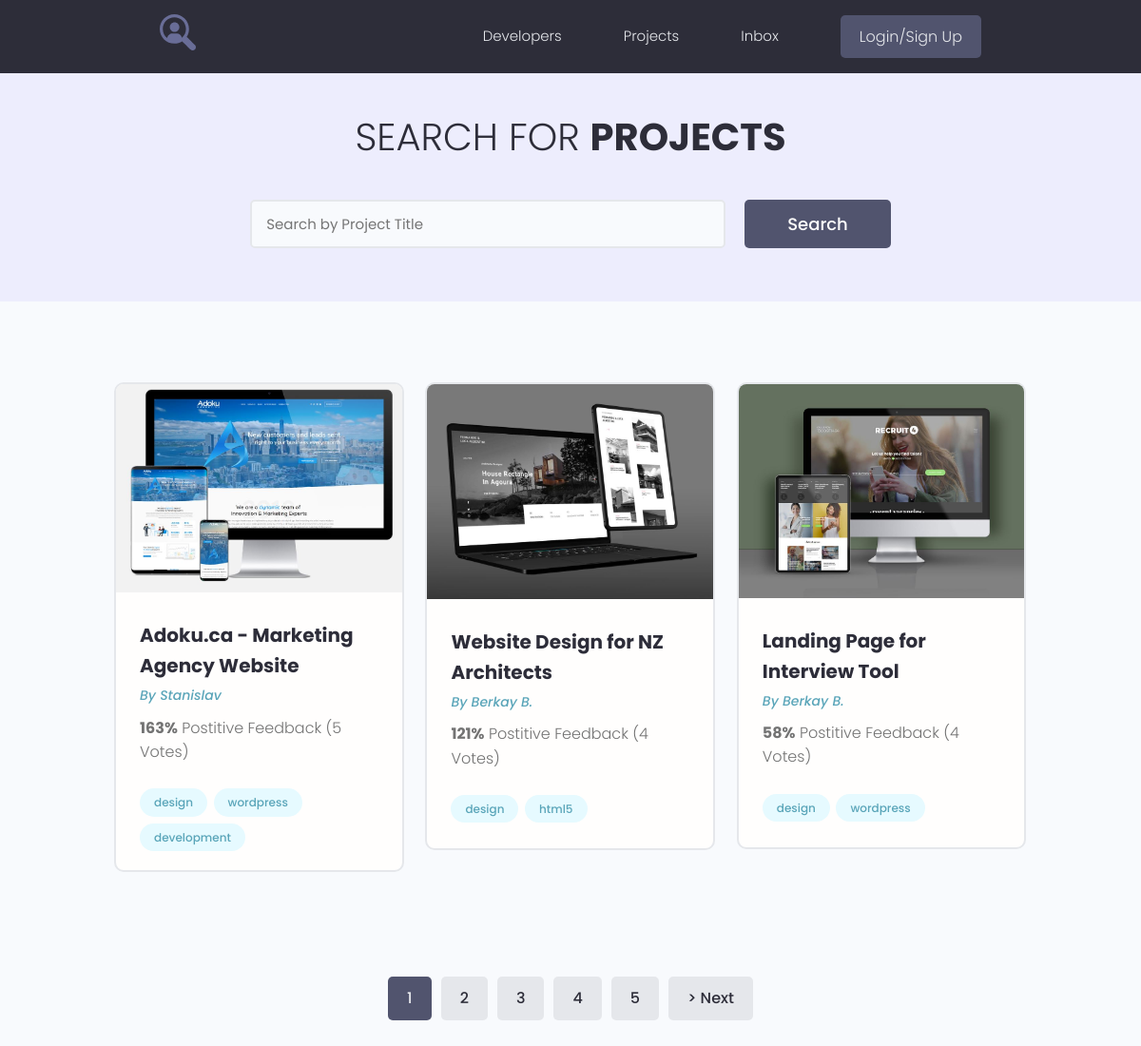
/projects/, run on the app's committed database.
### projects/models.py (models this page shows, shortened)
class Project(models.Model):
    owner = models.ForeignKey(Profile, on_delete=models.SET_NULL, null=True, blank=True)
    title = models.CharField(max_length=200) # Название самого какого то проекта
    description = models.TextField(null=True, blank=True) # Поле по больше(Пустое поле, по умолчанию null)
    featured_image = models.ImageField(null=True, blank=True, upload_to='projects/%Y/%m/%d/', default='default.jpg') # Поле для изображения, поле будет заполняться динамически. upload_to - указывает по какому пути будет загружаться изображение. default='default.jpg' не указываем путь к папке, значит она должна лежать в медиа.
    demo_link = models.CharField(max_length=2000, null=True, blank=True) # будет два перехода
    source_link = models.CharField(max_length=2000, null=True, blank=True)
    tags = models.ManyToManyField('Tag', blank=True)
    vote_total = models.IntegerField(default=0, null=True, blank=True) # для подсчёта кол-ва процентов
    vote_ratio = models.IntegerField(default=0, null=True, blank=True) # для подсчёта кол-ва
    created = models.DateTimeField(auto_now_add=True)  # Дата создания какого-то проекта.
    class Meta:
        ordering = ['-vote_total'] # Привяжемся к положительным либо отрицательным отзывам

class Tag(models.Model):
    name = models.CharField(max_length=200)
    created = models.DateTimeField(auto_now_add=True) # Дата создания тега
    def __str__(self):
        return self.name

### users/models.py (models this page shows, shortened)
class Profile(models.Model):
    user = models.OneToOneField(User, on_delete=models.CASCADE, null=True, blank=True)  # Один профиль пользователя может быть связан с одним зарегистрированным пользователем, у которого могут быть проекты и т.д. Что бы одна регистрационная учётка соответствовала одному профилю пользователя.
    name = models.CharField(max_length=200, blank=True, null=True)
    email = models.EmailField(max_length=500, blank=True, null=True)  # что бы у него проходила валидация от самого django
    username = models.CharField(max_length=200, blank=True, null=True)
    short_info = models.CharField(max_length=200, blank=True, null=True)  # краткое описание
    bio = models.TextField(blank=True, null=True)
    profile_image = models.ImageField(blank=True, null=True, upload_to='profiles/', default='profiles/user-default.png')
    social_github = models.CharField(max_length=200, blank=True, null=True)
    social_youtube = models.CharField(max_length=200, blank=True, null=True)
    social_website = models.CharField(max_length=200, blank=True, null=True)
    created = models.DateTimeField(auto_now_add=True)

### projects/views.py (the view)
# urls.py: path('projects/', include('projects.urls')),  # подключаем документ по пути, делаем главную страницу index.html
def projects(request):
    pr = Project.objects.all()
    page = request.GET.get('page') # нужно создать страницу (получаем данные методом get саму страницу)
    results = 3 # сколько результирующих элементов будет на странице
    paginator = Paginator(pr, results) # кол-во элементов из всех данных которые мы берем.
    try:
        pr = paginator.page(page) # получаем саму страницу (если страниц несколько, то будем присваивать все страницы)
    except PageNotAnInteger: # если страниц не найдено
        page = 1 # если других страниц не будет, страница должна быть только одна. (если больше числовых значений не найдено, то присваиваем 1 )
        pr = paginator.page(page)
    except EmptyPage: # если страница пустая
        page = paginator.num_pages  # .num_pages - что бы кол-во страниц приходило(если 0, то значит 0).
        pr = paginator.page(page)
    left_index = int(page) - 4 # Что бы 4 элемента оставалась только видимых
    if left_index < 1: # это значит нету страниц
        left_index = 1 # Это когда будем переходить по стрелке в лево left_index = 1 - что бы не мог перейти на отрицательную страницу.
    right_index = int(page) + 5
    if right_index > paginator.num_pages: # .num_pages - кол-во страниц которое есть в данном случае.
        right_index = paginator.num_pages + 1
    custom_range = range(left_index, right_index)
    context = {
        'projects': pr,
        'paginator': paginator,
        'custom_range': custom_range
    }
    return render(request, 'projects/projects.html', context)

### projects/templates/projects/projects.html (shortened to what this page needs)
{% extends 'projects/base.html' %}
{% block content %}
<main class="projects">
    <section class="hero-section text-center">
        <div class="container container--narrow">
            <div class="hero-section__box">
                <h2>Search for <span>Projects</span></h2>
            </div>
            <div class="hero-section__search">
                <form class="form" action="#" method="get">
                    <div class="form__field">
                        <input class="input input--text" id="formInput#search" type="text" name="text"
                               placeholder="Search by Project Title"/>
                    </div>
                    <input class="btn btn--sub btn--lg" type="submit" value="Search"/>
                </form>
            </div>
        </div>
    </section>
    <section class="projectsList">
        <div class="container">
            <div class="grid grid--three">
                {% for project in projects %}
                <div class="column">
                    <div class="card project">
                        <a href="{% url 'project' project.id %}" class="project">
                            <img class="project__thumbnail" src="{{ project.featured_image.url }}" alt="project thumbnail">
                            <div class="card__body">
                                <h3 class="project__title">{{ project.title }}</h3>
                                <p><a class="project__author" href="{% url 'user_profile' project.owner.id %}">By {{ project.owner.name }}</a></p>
                                <p class="project--rating">
                                    <span style="font-weight: bold;">{{ project.vote_total }}%</span> Postitive
                                    Feedback ({{ project.vote_ratio }} Vote{{ project.vote_ratio|pluralize:'s' }})
                                </p>
                                <div class="project__tags">
                                    {% for tag in project.tags.all %}
                                    <span class="tag tag--pill tag--main">
                                        <small>{{ tag }}</small>
                                    </span>
                                    {%endfor%}
                                </div>
                            </div>
                        </a>
                    </div>
                </div>
                {% endfor %}
            </div>
        </div>
    </section>
    {% if projects.has_other_pages %}
    <div class="pagination">
        <ul class="container">
            {% for page in custom_range %}
            {% if page == projects.number %}
            <li><a href="?page={{ page }}" class="btn page-link btn--sub">{{ page }}</a></li>
            {% else %}
            <li><a href="?page={{ page }}" class="btn page-link">{{ page }}</a></li>
            {% endif %}
            {% endfor %}
            {% if projects.has_next %}
            <li><a href="?page={{ projects.next_page_number }}" class="btn page-link">&gt; Next</a></li>
            {% endif %}
        </ul>
    </div>
    {% endif %}
</main>
{% endblock %}

### projects/static/styles/app.css (style rules this page uses)
:root { --color-sub: #2d2d39; }
.btn--sub { background-color: var(--color-sub-light); }
.card { border: 2px solid var(--color-light); }
img { width: 100%; }
.hero-section { height: 40vh; display: flex; align-items: center; background-color: var(--color-sub); }
.hero-section__box { margin-bottom: 4rem; }
.hero-section__box > h2, .hero-section__box > h2 > span { font-size: 4rem; color: var(--color-light); line-height: 1.3; text-transform: uppercase; }
.hero-section__box > h2 { font-weight: 300; }
.hero-section__box > h2 > span { font-weight: 700; }
.hero-section__search > .form { display: flex; align-items: center; justify-content: center; gap: 2rem; }
.hero-section__search > .form input.input--text { width: 50rem; }
.pagination { margin-top: 8rem; margin-bottom: 10rem; }
.pagination > ul { flex-wrap: wrap; list-style: none; display: flex; align-items: center; justify-content: center; gap: 1rem; }
.pagination .btn { color: var(--color-sub); }
.pagination .btn.btn--sub { color: var(--color-light); }
.project__author { font-size: 1.4rem; font-style: italic; }
.project--rating { margin-bottom: 1.6em; margin-top: .5em; }
.projects > .hero-section { background: var(--color-sub-lighter); height: 30vh; }
.projects .hero-section__box { margin-bottom: 2.5rem; }
.projects .hero-section__box > h2 { color: var(--color-sub); }
.projects .hero-section__box > h2 > span { font-weight: 700; color: var(--color-sub); }
.projectsList { margin-top: 8rem; }
.project__thumbnail { object-fit: cover; object-position: top center; width: 100%; }
.project__title { font-size: 2rem; font-weight: 700; color: var(--color-sub); }

### projects/static/uikit/styles/modules/_variables.css (style rules this page uses)
:root { --color-main: #5aa5b9; --color-main-light: #e6faff; --color-sub: #3f4156; --color-sub-light: #51546e; --color-sub-lighter: #ededfd; --color-text: #737373; --color-gray: #8b8b8b; --color-light: #e5e7eb; --color-light-gray: #767676; --color-bg: #f8fafd; --color-white: #fffefd; --color-white-light: #f3f3f3; --color-success: #359e64; --color-success-bg: #def8e8; --color-error: #fc4b0b; --color-error-bg: #fff2ee; --font-base: 'Poppins', arial, helvetica, 'Segoe UI', roboto, ubuntu, sans-serif; --font-monospace: 'Fira Code', 'Courier New', courier, monospace; --font-regular: 300; --font-medium: 500; --font-bold: 700; --generic-shadow: 1px 1px 5px #00000010; --generic-transition: all 0.3s ease-in-out; }

### projects/static/uikit/styles/modules/_base.css (style rules this page uses)
* { margin: 0; padding: 0; box-sizing: border-box; text-rendering: optimizeLegibility; color: inherit; font-size: inherit; }
html { font-size: 50%; }
@media only screen and (min-width: 480px) { html { font-size: 56.25%; } }
@media only screen and (min-width: 1200px) { html { font-size: 62.5%; } }
body { line-height: 1.6; font-weight: 400; font-size: 1.5rem; color: var(--color-text); background-color: var(--color-bg); min-height: 100vh; }

### projects/static/uikit/styles/modules/_typography.css (style rules this page uses)
* { font-family: var(--font-base); }
h2 { font-size: 3.6rem; font-weight: var(--font-bold); }
h3 { font-size: 3.2rem; font-weight: var(--font-medium); }
p, span, strong { font-size: 1.6rem; color: var(--color-text); font-weight: var(--font-regular); }
a { padding-bottom: 2px; text-decoration: none; display: inline-block; color: var(--color-main); font-weight: var(--font-medium); }

### projects/static/uikit/styles/modules/_utilities.css (style rules this page uses)
.container { width: 92%; max-width: 165rem; margin: 0 auto; box-sizing: border-box; }
.container--narrow { width: 92%; max-width: 120rem; }
@media screen and (min-width: 1000px) { .container { width: 90%; } }
@media screen and (min-width: 1000px) { .container--narrow { width: 85%; } }
@media screen and (min-width: 1200px) { .container { width: 80%; } }
@media screen and (min-width: 1200px) { .container--narrow { width: 72%; } }
.text-center { text-align: center; }

### projects/static/uikit/styles/modules/_button.css (style rules this page uses)
.btn { display: inline-block; position: relative; cursor: pointer; background-color: var(--color-light); font-weight: var(--font-medium); color: var(--color-sub); text-decoration: none; padding: 1rem 2rem; border-radius: 0.5rem; border: none; width: -webkit-fit-content; width: -moz-fit-content; width: fit-content; height: -webkit-fit-content; height: -moz-fit-content; height: fit-content; font-size: 1.6rem; outline-width: 0; outline-color: transparent; -webkit-backface-visibility: hidden; backface-visibility: hidden; transition: all 0.3s ease-in-out; }
.btn--sub { background-color: var(--color-sub); color: var(--color-white); }
.btn--lg { font-size: 1.8rem; padding: 1.2rem 4.5rem; }

### data on the page
Project: featured_image (picture), title "Adoku.ca - Marketing Agency Website", owner.name "Stanislav", vote_total "163", vote_ratio "5"
Tag: name "design"
Tag: name "wordpress"
Tag: name "development"
Project: featured_image (picture), title "Website Design for NZ Architects", owner.name "Berkay B.", vote_total "121", vote_ratio "4"
Tag: name "html5"
Project: featured_image (picture), title "Landing Page for Interview Tool", owner.name "Berkay B.", vote_total "58", vote_ratio "4"

### other printed values
{{ page }} "1"
{{ page }} "2" "3" "4" "5"
